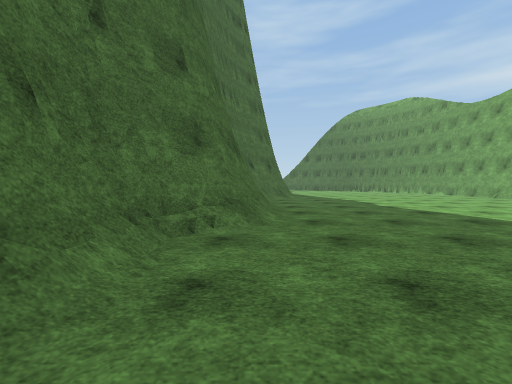
[1] (above)

17 first-person views from a walk through a Unity game level. The camera is 1.2 m above the floor, tilts 2° down and sees 90° across. The floor is counted in squares, 2 m on a side. Each view is taken from the middle of a square. On the plan, view 1 faces up. The plan holds only what a view shows up to about 9 squares ahead; the rest is blank. The place goes on beyond the plan. The player is left out. Some animated figures are not drawn. Surface patterns are stand-ins for the level's own textures.

[2]
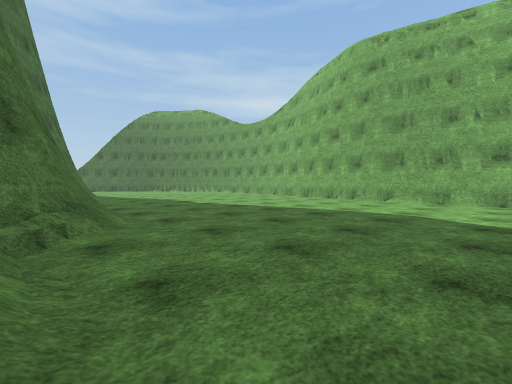

[3]
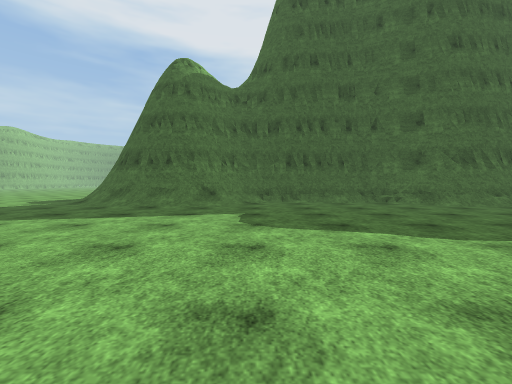

[4]
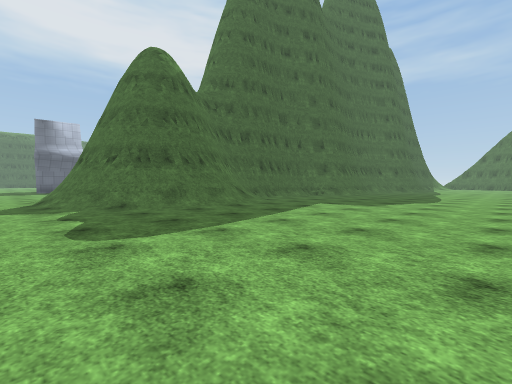

[5]
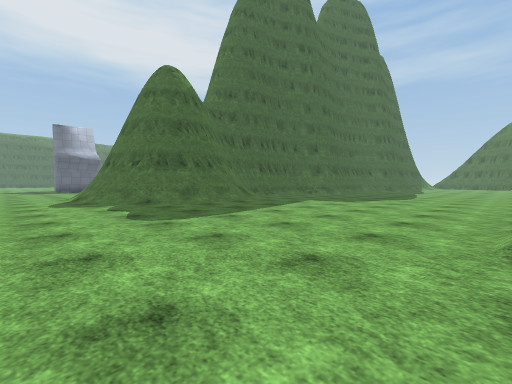

[6]
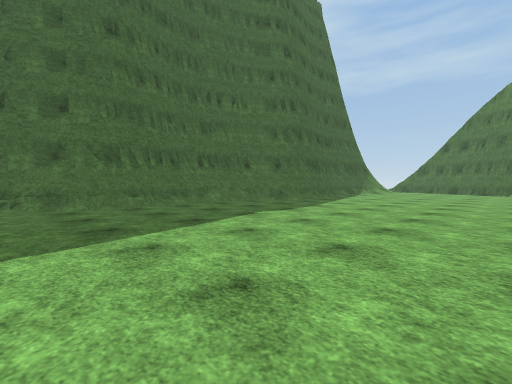

[7]
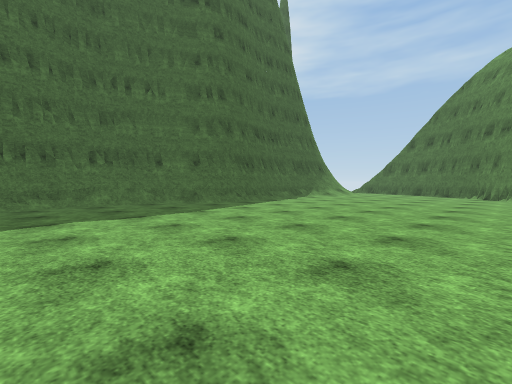

[8]
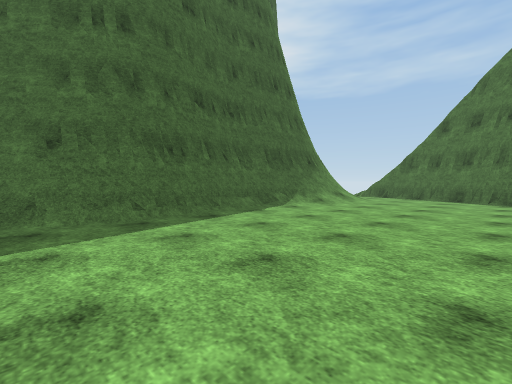

[9]
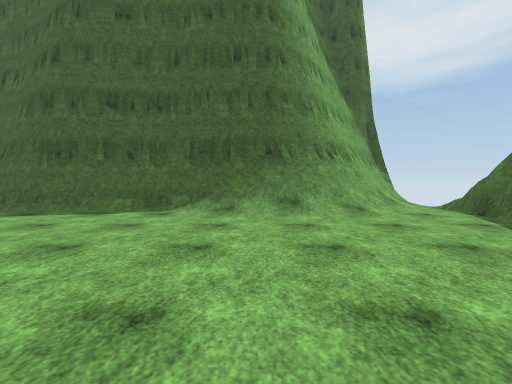

[10]
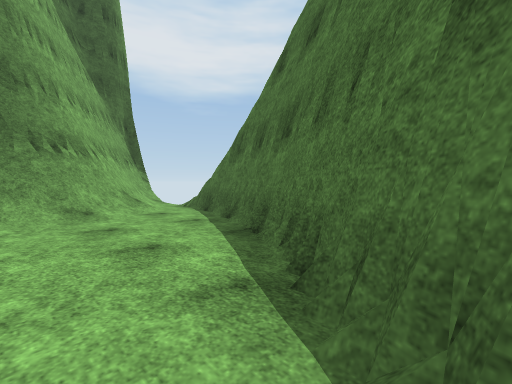

[11]
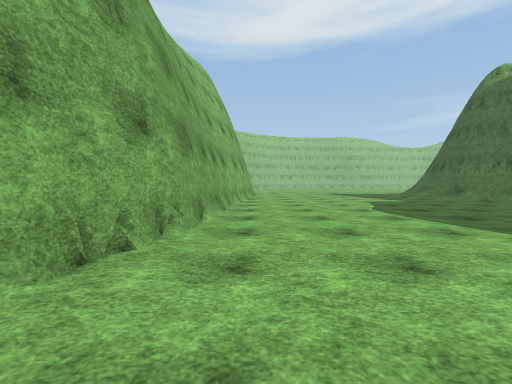

[12]
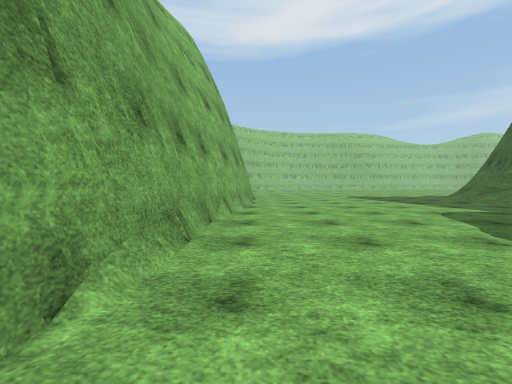

[13]
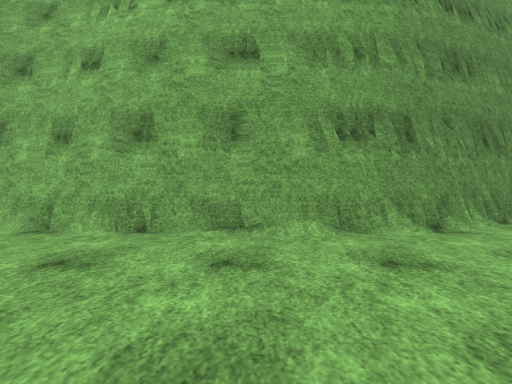

[14]
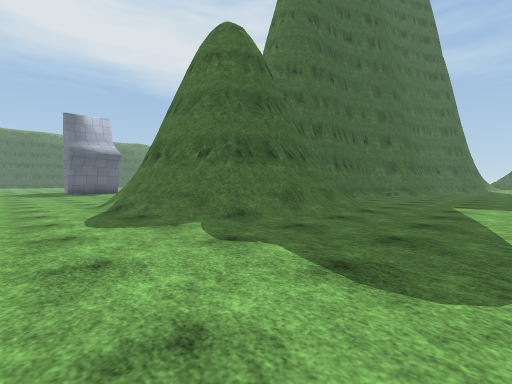

[15]
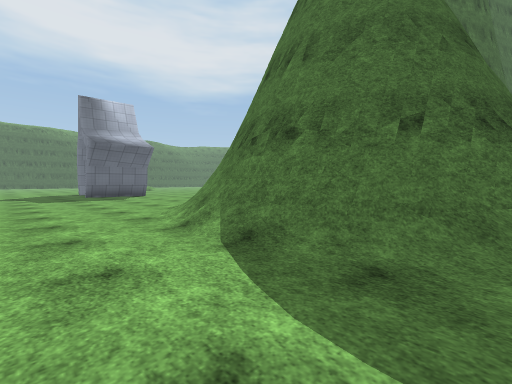

[16]
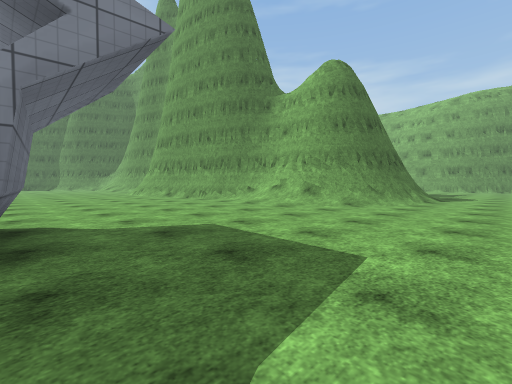

[17]
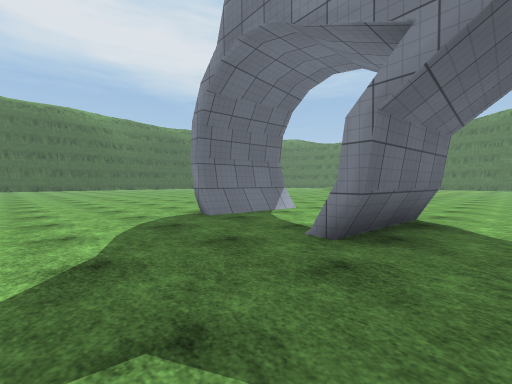

### Floor plan
Key: @ floor where view 1 was taken; # wall or solid block; . floor; / step, stairs or slope; = window, fence, low wall or low ledge.
Columns run from 24 left of view 1 to 8 right of it. Each row starts with its distance up from view 1.
 22                        = =##
 21                        #/./####
 20                        ##//...##
 19                         ##/....##
 18                          #/.....#
 17                          #/......
 16                          #/......
 15                          #/......
 14                          #/......
 13                          #/......
 12                          #/......
 11                         ##.......
 10                         #/.......
  9                         #........
  8                         #........
  7                         #........
  6                         #........
  5                        ##........
  4                        #/.......#
  3            ..         ##........#
  2           ....        ##........#
  1           .....       #/........#
  0           ......      #/@.......#
 -1            ......     #/........#
 -2            ....../    ##/.......#
 -3         .  ....../#    #/....../#
 -4         #. ....../#    #/....../
 -5    .... #..#...../##  ##/....../
 -6   ......#..#.....//#####/....../
 -7  ..................////......../#
 -8 ................................#
 -9 ................................#

Positions as (right, up) in squares from view 1, and headings:
1: (0, 0), facing up
2: (-1, 0), facing up-right
3: (7, -1), facing left
4: (6, -8), facing up-left
5: (7, -9), facing up-left
6: (7, 3), facing up-left
7: (8, 6), facing up-left
8: (6, 10), facing up-left
9: (7, 17), facing left
10: (7, 18), facing up-left
11: (7, 7), facing down
12: (7, 4), facing down
13: (4, -5), facing right
14: (3, -9), facing up-left
15: (-1, -9), facing up-left
16: (-13, -9), facing up-right
17: (-12, -9), facing up-left
